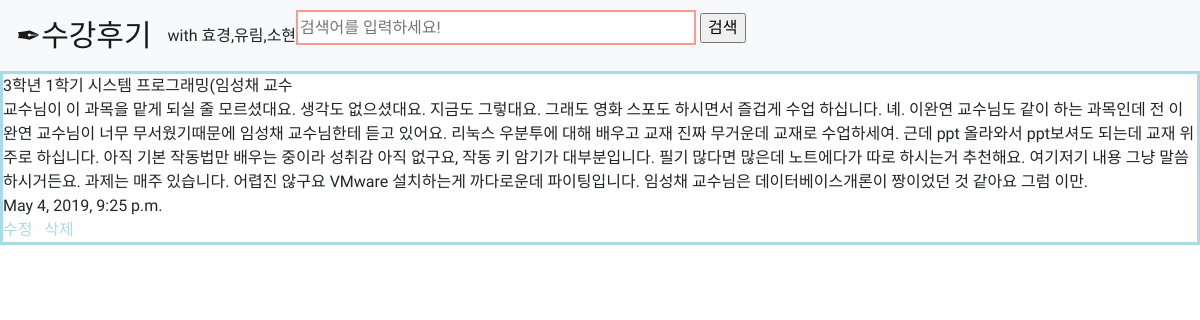
/17, run on the app's committed database.
### teamlionapp/models.py (models this page shows, shortened)
class Blog(models.Model):
    title=models.CharField(max_length=50,default='제목 없음')
    body=models.TextField(null=False)
    date=models.DateTimeField('date published')

### teamlionapp/views.py (the view)
# urls.py: path('<int:blog_id>', teamlionapp.views.detail, name='detail'),
def detail(request, blog_id):
    blog = get_object_or_404(Blog, pk=blog_id)
    return render(request, 'detail.html', {'blog':blog})

### teamlionapp/templates/detail.html (shortened to what this page needs)
<head>
</head>
{% extends 'base.html' %}
    {% block content %}
<div style="float:center" class="p1">
    {{blog.title}}<br>
    {{blog.body}}<br>
    {{blog.date}}
    <br>
    <a href="{% url 'edit' blog.id%}" >수정</a> &nbsp;
    <a href="{% url 'delete' blog.id%}" >삭제</a>
</div>
{% endblock %}

### teamlionapp/templates/detail.html (style rules this page uses)
a:link { color: lightblue; text-decoration: none; }
.p1 { border:lightblue 3px solid; }

### teamlionapp/templates/base.html (style rules this page uses)
* { font-family: 'Gamja Flower', cursive; }

### data on the page
Blog: title "3학년 1학기 시스템 프로그래밍(임성채 교수", body "교수님이 이 과목을 맡게 되실 줄 모르셨대요. 생각도 없으셨대요. 지금도 그렇대요. 그래도 영화 스포도 하시면서 즐겁게 수업 하십니다. 녜. 이완연 교수님도 같이 하는 과목인데 전 이완연 교수님이 너무 무서웠기때문에 임성채 교수님한테 듣고 있어요. 리눅스 우분투에 대해 배우고 교재 진짜 무거운데 교재로 수업하세여. 근데 ppt 올라와서 ppt보셔도 되는데 교재 위주로 하십니다. 아직 기본 작동법만 배우는 중이라 성취감 아직 없구요, 작동 키 암기가 대부분입니다. 필기 많다면 많은데 노트에다가 따로 하시는거 추천해요. 여기저기 내용 그냥 말씀 하시거든요. 과제는 매주 있습니다. 어렵진 않구요 VMware 설치하는게 까다로운데 파이팅입니다. 임성채 교수님은 데이터베이스개론이 짱이었던 것 같아요 그럼 이만.", date "May 4, 2019, 9:25 p.m."
